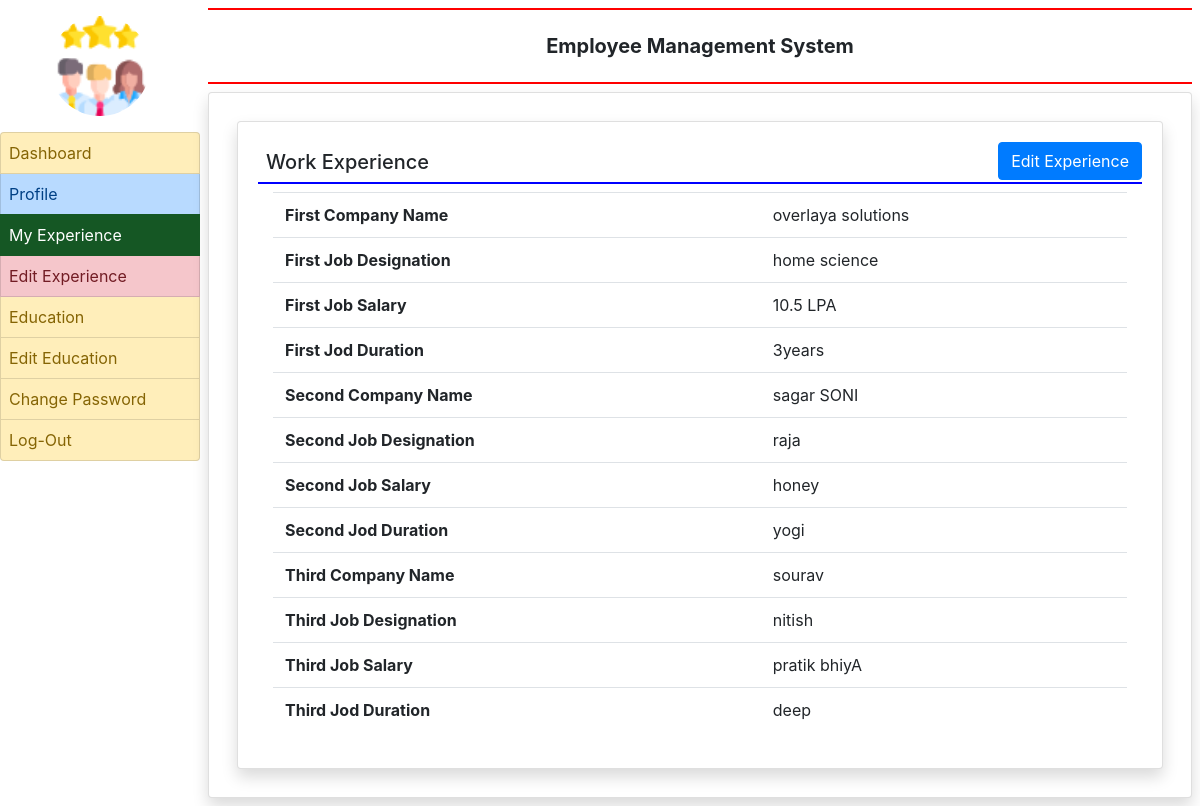
The app's page /my_experience/ (signed in) with its own data.
### emp/models.py (models this page shows, shortened)
class EmployeeExperience(models.Model):
    user = models.ForeignKey(User, on_delete=models.CASCADE)
    company1name = models.CharField(max_length=100,null=True)
    company1desig = models.CharField(max_length=100,null=True)
    company1salary = models.CharField(max_length=100,null=True)
    company1duration = models.CharField(max_length=100,null=True)
    company2name = models.CharField(max_length=100, null=True)
    company2desig = models.CharField(max_length=100, null=True)
    company2salary = models.CharField(max_length=100, null=True)
    company2duration = models.CharField(max_length=100, null=True)
    company3name = models.CharField(max_length=100, null=True)
    company3desig = models.CharField(max_length=100, null=True)
    company3salary = models.CharField(max_length=100, null=True)
    company3duration = models.CharField(max_length=100, null=True)

### emp/views.py (the view)
# urls.py: path('my_experience/', my_experience, name='my_experience'),
def my_experience(request):
    if not request.user.is_authenticated:
        return redirect('emp_login')
    user = request.user
    experience = EmployeeExperience.objects.get(user=user)
    return render(request, 'myexperience.html', locals())

### emp/templates/myexperience.html
{% extends 'emp_base.html' %}
{% block main %}
<div class="card shadow m-2">
    <div class="card-body">
        <a href="{% url 'edit_experience' %}" class="btn btn-primary float-right">Edit Experience</a>
        <h5 class="p-2 text-black" style="border-bottom : 2px solid blue">Work Experience</h5>
        <div class="container-fluid">
            <table class="table">
                <tr>
                    <th>First Company Name</th>
                    <td>{{experience.company1name}}</td>
                </tr>
                <tr>
                    <th>First Job Designation</th>
                    <td>{{experience.company1desig}}</td>
                </tr>
                <tr>
                    <th>First Job Salary</th>
                    <td>{{experience.company1salary}}</td>
                </tr>
                <tr>
                    <th>First Jod Duration</th>
                    <td>{{experience.company1duration}}</td>
                </tr>
                <tr>
                    <th>Second Company Name</th>
                    <td>{{experience.company2name}}</td>
                </tr>
                <tr>
                    <th>Second Job Designation</th>
                    <td>{{experience.company2desig}}</td>
                </tr>
                <tr>
                    <th>Second Job Salary</th>
                    <td>{{experience.company2salary}}</td>
                </tr>
                <tr>
                    <th>Second Jod Duration</th>
                    <td>{{experience.company2duration}}</td>
                </tr>
                <tr>
                    <th>Third Company Name</th>
                    <td>{{experience.company3name}}</td>
                </tr>
                <tr>
                    <th>Third Job Designation</th>
                    <td>{{experience.company3desig}}</td>
                </tr>
                <tr>
                    <th>Third Job Salary</th>
                    <td>{{experience.company3salary}}</td>
                </tr>
                <tr>
                    <th>Third Jod Duration</th>
                    <td>{{experience.company3duration}}</td>
                </tr>
            </table>
        </div>
    </div>
</div>
{% endblock %}

### emp/templates/emp_base.html (shortened to what this page needs)
{% load static %}
<html>
<head>
  <link rel="stylesheet" href="https://cdn.jsdelivr.net/npm/bootstrap@4.6.2/dist/css/bootstrap.min.css">
<link rel="stylesheet" href="https://use.fontawesome.com/releases/v5.7.0/css/all.css">
</head>
<body>
<div class="container-fluid">
  <div class="row">
    <div class="col-sm-2 p-0">
        <center>   <img src= "{% static 'images/icon.png' %}" width="100" height="100" class="imp-thumbnail rounded-circle my-3"> </center>
        <div class="list-group">
          <a href="{% url 'emp_home' %}" class=" list-group-item list-group-item-warning list-group-item-action {% if request.path == '/emp_home/' %} active {% endif %} ">Dashboard</a>
          <a href="{% url 'profile' %}" class=" list-group-item list-group-item-primary list-group-item-action {% if request.path == '/profile/' %} active {% endif %} ">Profile</a>
          <a href="{% url 'my_experience' %}" class=" list-group-item list-group-item-success list-group-item-action {% if request.path == '/my_experience/' %} active {% endif %} ">My Experience</a>
          <a href="{% url 'edit_experience' %}" class=" list-group-item list-group-item-danger list-group-item-action {% if request.path == '/edit_experience/' %} active {% endif %} ">Edit Experience</a>
          <a href="{% url 'my_education' %}" class=" list-group-item list-group-item-warning list-group-item-action {% if request.path == '/my_education/' %} active {% endif %} ">Education</a>
          <a href="{% url 'edit_myeducation' %}" class=" list-group-item list-group-item-warning list-group-item-action {% if request.path == '/edit_myeducation/' %} active {% endif %} ">Edit Education</a>
          <a href="{% url 'change_password' %}" class=" list-group-item list-group-item-warning list-group-item-action {% if request.path == '/change_password/' %} active {% endif %} ">Change Password</a>
          <a href="{% url 'logout' %}" class=" list-group-item list-group-item-warning list-group-item-action">Log-Out</a>
        </div>
    </div>
    <div class="col-sm-10 p-0">
      <div class="container-fluid p-2">
        <h5 class="text-center p-4 font-weight-bold" style="border-bottom : 2px solid red ; border-top : 2px solid red">Employee Management System</h5>
        <div class="card shadow" style="min-height : 85vh">
          <div class="card-body">
            {% block main %}
               {% endblock %}
          </div>
        </div>
      </div>
    </div>
  </div>
</div>
</body>
</html>

### emp/templates/emp_base.html (style rules this page uses)
.list-group-item { padding:8px !important; }

### records on screen
EmployeeExperience: company1name "overlaya solutions", company1desig "home science", company1salary "10.5 LPA", company1duration "3years", company2name "sagar SONI", company2desig "raja", company2salary "honey", company2duration "yogi", company3name "sourav", company3desig "nitish", company3salary "pratik bhiyA", company3duration "deep"
